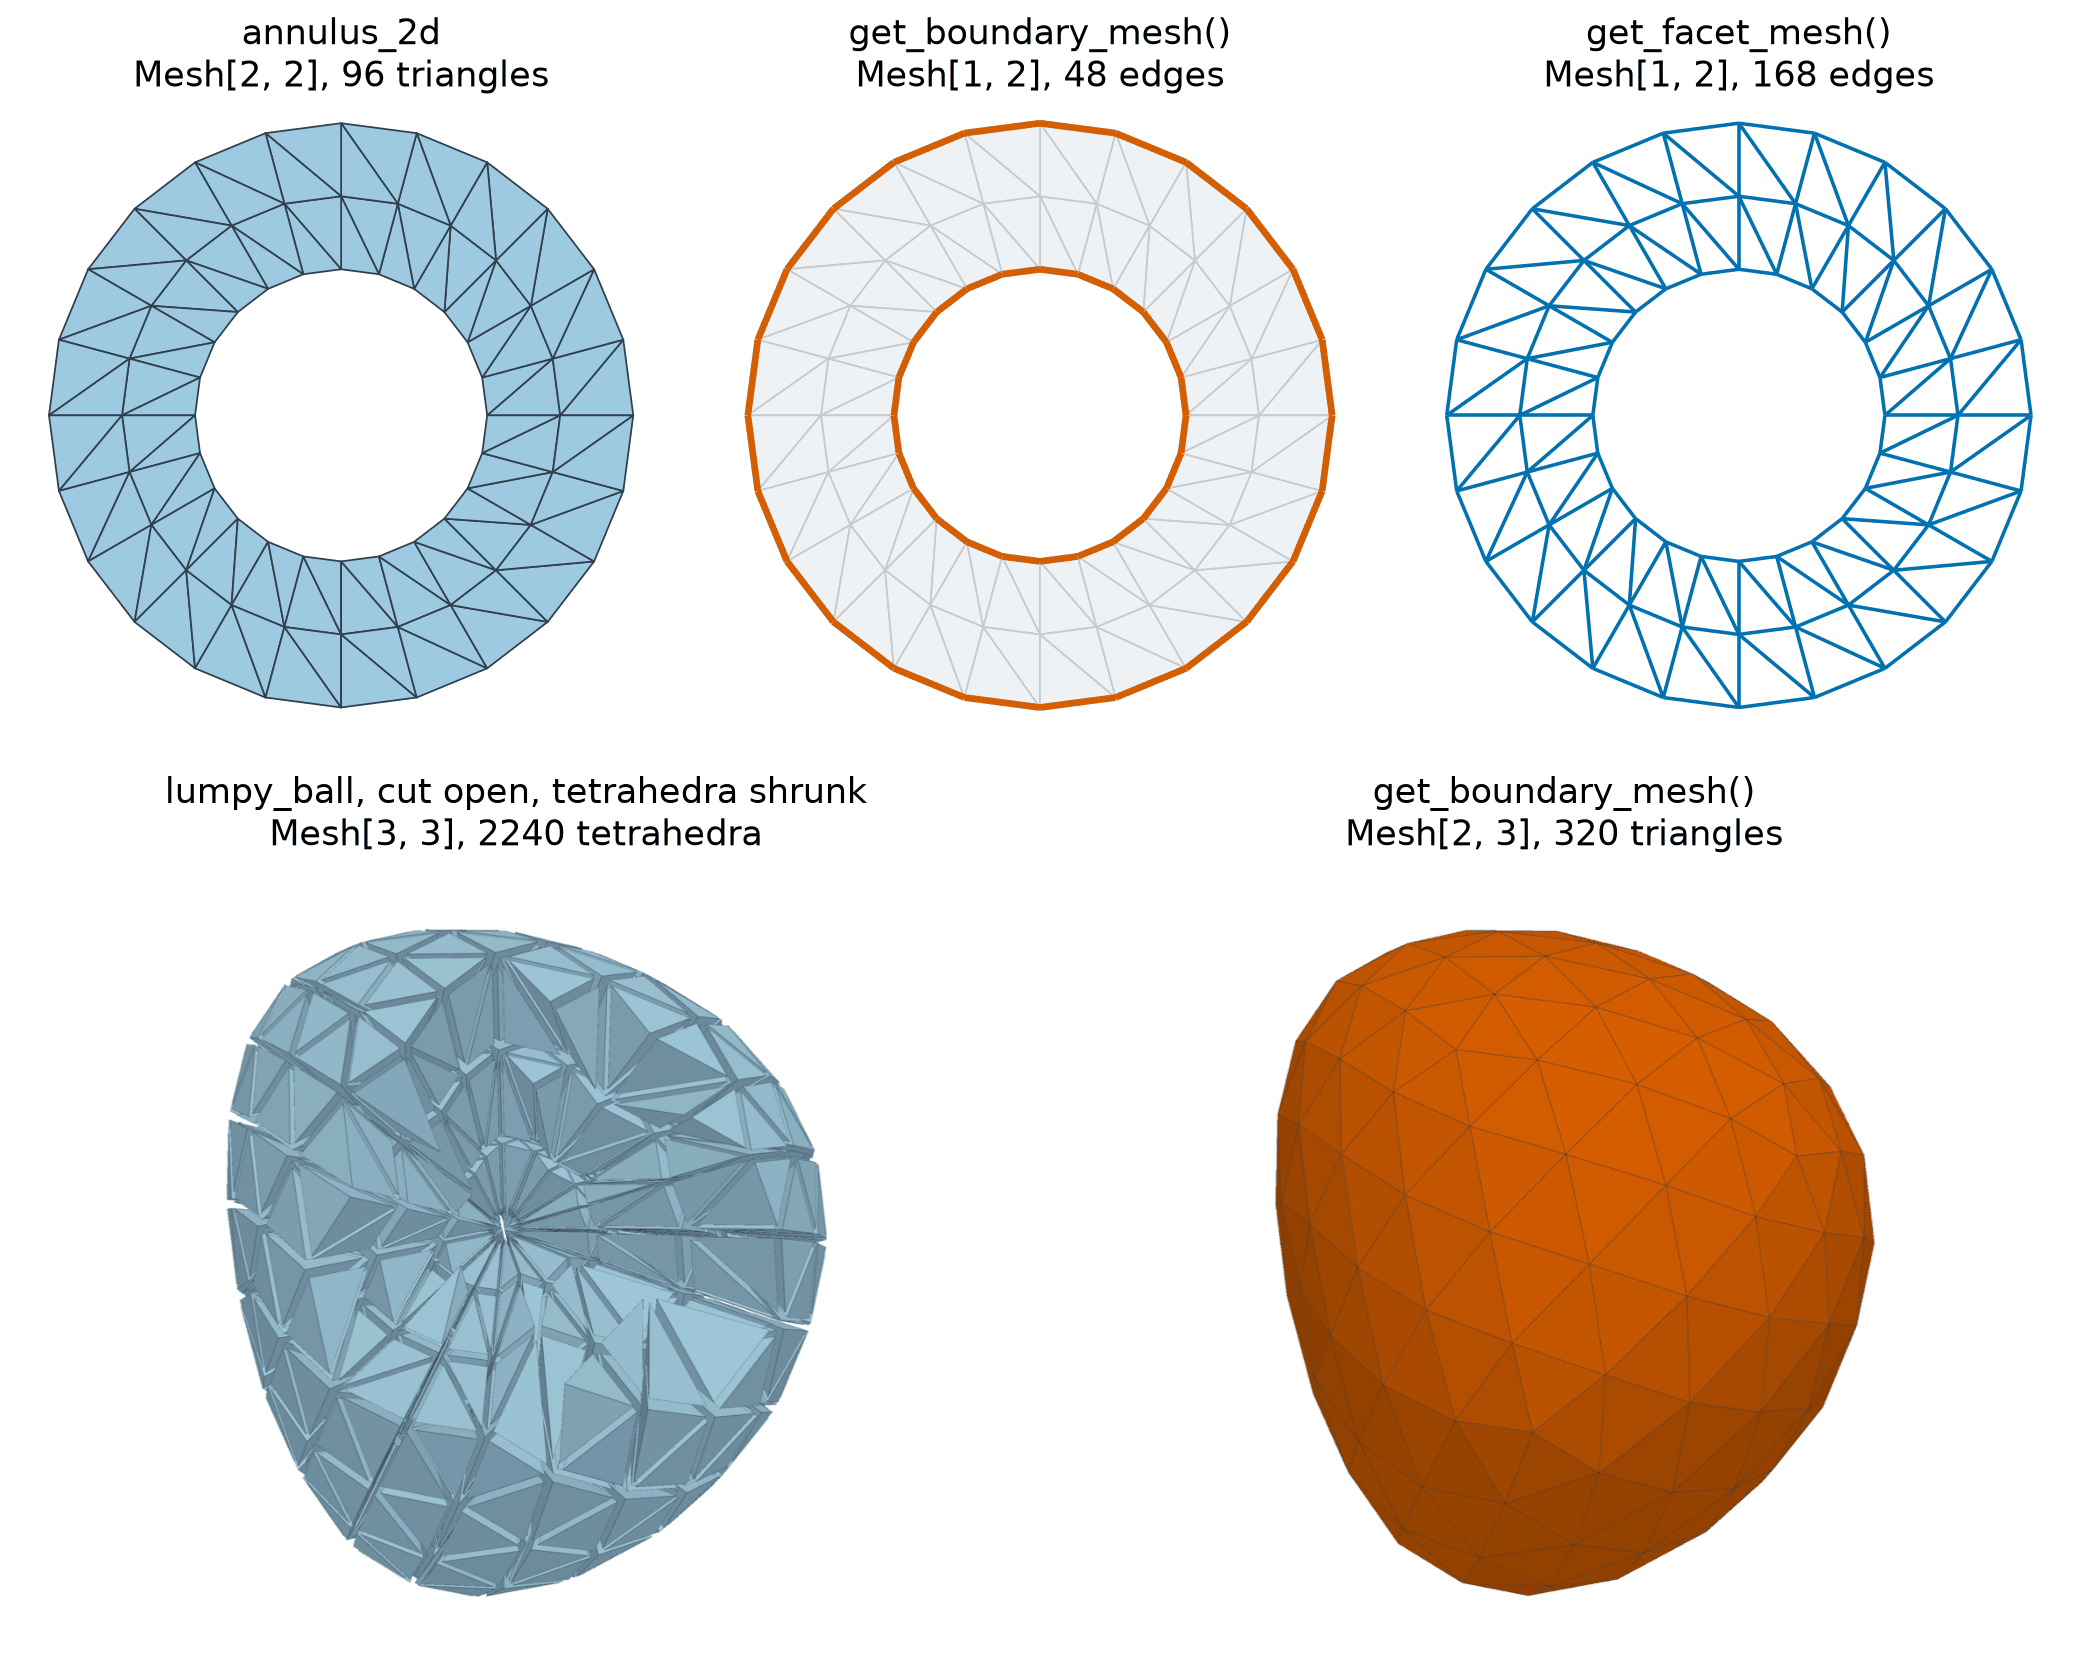

This figure's Python source:
# SPDX-FileCopyrightText: Copyright (c) 2023 - 2026 NVIDIA CORPORATION & AFFILIATES.
# SPDX-FileCopyrightText: All rights reserved.
# SPDX-License-Identifier: Apache-2.0
#
# Licensed under the Apache License, Version 2.0 (the "License");
# you may not use this file except in compliance with the License.
# You may obtain a copy of the License at
#
# http://www.apache.org/licenses/LICENSE-2.0
#
# Unless required by applicable law or agreed to in writing, software
# distributed under the License is distributed on an "AS IS" BASIS,
# WITHOUT WARRANTIES OR CONDITIONS OF ANY KIND, either express or implied.
# See the License for the specific language governing permissions and
# limitations under the License.

"""Render boundary and facet meshes of a planar mesh and a tetrahedral mesh."""

from pathlib import Path

import matplotlib

matplotlib.use("Agg")

import matplotlib.pyplot as plt
import pyvista as pv
from matplotlib.collections import LineCollection, PolyCollection
from PIL import Image

from physicsnemo.mesh.io import to_pyvista
from physicsnemo.mesh.primitives.planar import annulus_2d
from physicsnemo.mesh.primitives.procedural import lumpy_ball

pv.OFF_SCREEN = True

OUTPUT = Path(__file__).parent / "boundaries_facets.png"

MESH_COLOR = "#9ecae1"
EDGE_COLOR = "#304050"
FAINT_COLOR = "#eef2f5"
FAINT_EDGE = "#c5ccd1"
BOUNDARY_COLOR = "#d55e00"
FACET_COLOR = "#0072b2"
VIEW_VECTOR = (1.0, -1.4, 0.9)

plt.rcParams.update({"font.size": 13})


def _label(mesh, noun):
    """Describe a mesh by its dimensions and cell count."""

    return f"Mesh[{mesh.n_manifold_dims}, {mesh.n_spatial_dims}], {mesh.n_cells} {noun}"


def _draw_triangles(axis, mesh, facecolor, edgecolor):
    """Fill the triangles of a planar mesh."""

    points = mesh.points.numpy()
    axis.add_collection(
        PolyCollection(
            points[mesh.cells.numpy()],
            facecolors=facecolor,
            edgecolors=edgecolor,
            linewidths=0.8,
        )
    )


def _draw_edges(axis, mesh, color, linewidth):
    """Draw the cells of a planar edge mesh as line segments."""

    points = mesh.points.numpy()
    axis.add_collection(
        LineCollection(points[mesh.cells.numpy()], colors=color, linewidths=linewidth)
    )


def _render(dataset, color):
    """Render a shaded PyVista dataset off-screen and return the image."""

    plotter = pv.Plotter(window_size=(900, 900))
    plotter.enable_anti_aliasing("ssaa")
    plotter.add_mesh(
        dataset,
        color=color,
        show_edges=True,
        edge_color=EDGE_COLOR,
        line_width=0.6,
        # Lower diffuse and no specular keep a saturated color, such as the
        # vermillion boundary, on its hue instead of washing it out to orange.
        ambient=0.5,
        diffuse=0.55,
        specular=0.0,
    )
    plotter.set_background("white")
    plotter.view_vector(VIEW_VECTOR, viewup=(0.0, 0.0, 1.0))
    plotter.reset_camera()
    plotter.camera.zoom(1.5)
    image = plotter.screenshot(return_img=True)
    plotter.close()
    return image


def main():
    """Generate the documentation image."""

    planar = annulus_2d.load(n_radial=3, n_angular=24)
    planar_boundary = planar.get_boundary_mesh()
    planar_facets = planar.get_facet_mesh()

    volume = lumpy_ball.load(noise_amplitude=0.2, seed=0)
    volume_boundary = volume.get_boundary_mesh()

    figure = plt.figure(figsize=(13.0, 10.4))
    grid = figure.add_gridspec(2, 6, height_ratios=(1.0, 1.25), hspace=0.18)
    planar_axes = [figure.add_subplot(grid[0, 2 * i : 2 * i + 2]) for i in range(3)]
    volume_axes = [figure.add_subplot(grid[1, 3 * i : 3 * i + 3]) for i in range(2)]

    _draw_triangles(planar_axes[0], planar, MESH_COLOR, EDGE_COLOR)
    planar_axes[0].set_title(f"annulus_2d\n{_label(planar, 'triangles')}")

    _draw_triangles(planar_axes[1], planar, FAINT_COLOR, FAINT_EDGE)
    _draw_edges(planar_axes[1], planar_boundary, BOUNDARY_COLOR, 3.0)
    planar_axes[1].set_title(f"get_boundary_mesh()\n{_label(planar_boundary, 'edges')}")

    _draw_edges(planar_axes[2], planar_facets, FACET_COLOR, 1.6)
    planar_axes[2].set_title(f"get_facet_mesh()\n{_label(planar_facets, 'edges')}")

    for axis in planar_axes:
        axis.set_xlim(-1.08, 1.08)
        axis.set_ylim(-1.08, 1.08)
        axis.set_aspect("equal")
        axis.set_axis_off()

    # Cut the ball open: drop the tetrahedra in the octant that faces the camera.
    facing = (volume.cell_centroids * volume.points.new_tensor(VIEW_VECTOR) > 0).all(1)
    cut = to_pyvista(volume).extract_cells((~facing).nonzero().squeeze(1).numpy())
    # Shrink each tetrahedron toward its centroid to show it.
    volume_axes[0].imshow(_render(cut.shrink(0.8), MESH_COLOR))
    volume_axes[0].set_title(
        f"lumpy_ball, cut open, tetrahedra shrunk\n{_label(volume, 'tetrahedra')}"
    )

    volume_axes[1].imshow(_render(to_pyvista(volume_boundary), BOUNDARY_COLOR))
    volume_axes[1].set_title(
        f"get_boundary_mesh()\n{_label(volume_boundary, 'triangles')}"
    )
    for axis in volume_axes:
        axis.set_axis_off()

    figure.subplots_adjust(left=0.01, right=0.99, bottom=0.01, top=0.94)
    figure.savefig(OUTPUT, dpi=160, facecolor="white")
    # A 256-color palette keeps the file small and looks the same.
    Image.open(OUTPUT).convert("RGB").quantize(colors=256).save(OUTPUT, optimize=True)
    plt.close(figure)
    print(f"Saved {OUTPUT}")


if __name__ == "__main__":
    main()
